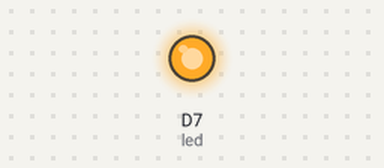
Simulated run of this sketch. Board: Particle Photon. On the bench: output pins drawn as LEDs (lit = HIGH). What the sketch prints to the serial monitor is not drawn.

Above: at 5.0 s.
At 15.0 s:
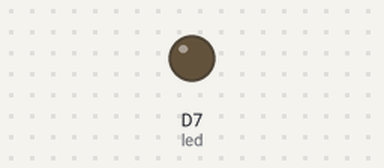
Timing chart, 0 to 26.0 s (numbered marks = the images above):
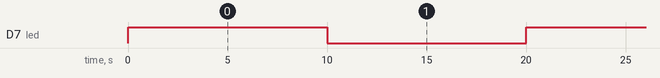

The sketch:

bikeAidv1.ino
```cpp
// This #include statement was automatically added by the Particle IDE.

int led = D7;  // The on-board LED

void setup() {
    pinMode(led, OUTPUT);
    Particle.subscribe("hook-response/gdaWeather", myHandler, MY_DEVICES);


    //managing serial connection for debugging purposes
    Serial.begin(9600);   // open serial over USB
    // wait up to 10 seconds for USB host to connect
    // requires firmware >= 0.5.3
    waitFor(Serial.isConnected, 10000);

}

void d_log(const char *msg){
    //TODO for debugging only
    //printing message to serial usb output

   // publishData(eventName, val);
    Serial.printf("%s ",msg);
    Serial.println();

}


void myHandler(const char *event, const char *data) {
  // Handle the integration response
    d_log("my handler called! ");
    d_log(data);


   // char json[] = "{\"sensor\":\"gps\",\"time\":1351824120,\"data\":[48.756080,2.302038]}";

    /*StaticJsonBuffer<400> jsonBuffer;

    JsonObject& root = jsonBuffer.parseObject(data);

    const char* visibilityVal = root["visibility"];

    d_log("visibilityVal = ");

    d_log(visibilityVal);*/
}


void loop() {
  digitalWrite(led, HIGH);   // Turn ON the LED

  Particle.publish("gdaWeather", PRIVATE);
  d_log("published get req ");

  delay(10000);               // Wait for 30 seconds

  digitalWrite(led, LOW);    // Turn OFF the LED
  delay(10000);               // Wait for 30 seconds
}
```

Measured:
- by itself, D7 (led): alternates HIGH for 10.0 s and LOW for 10.0 s
